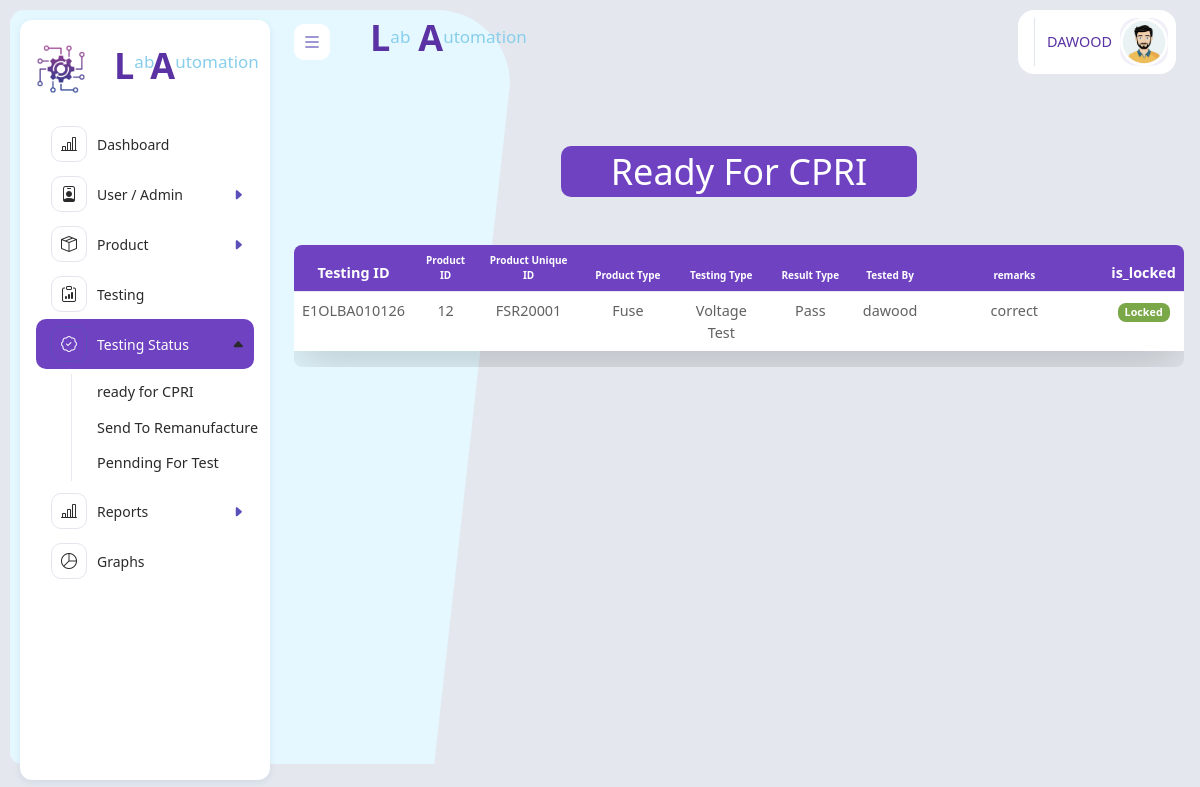
Before: /send-to-cpri.php (signed in) with the older database file.
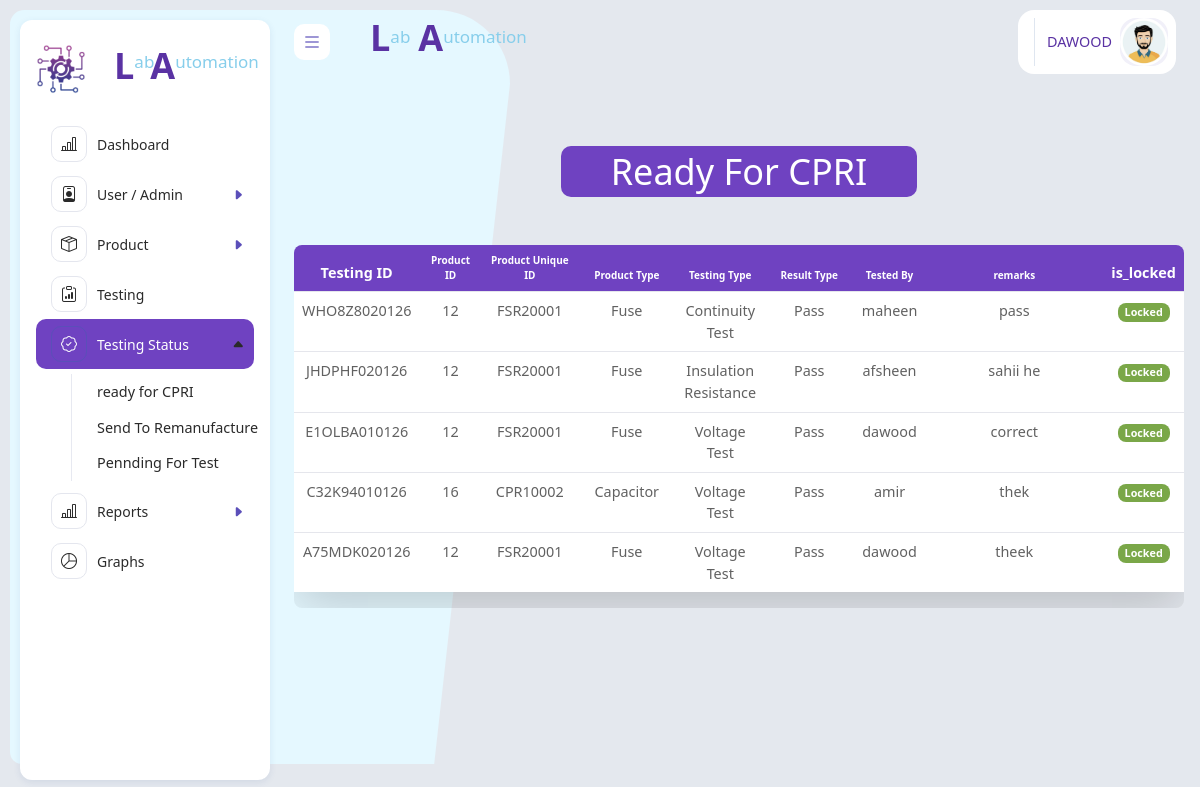
After: the same page with the newer database file.
### tables this page shows
CREATE TABLE `testing_data` (
  `testing_id` varchar(12) NOT NULL,
  `product_id` int(11) NOT NULL,
  `product_type` varchar(11) NOT NULL,
  `testing_type` varchar(200) DEFAULT NULL,
  `result_type` enum('Pass','Fail','Pending') NOT NULL,
  `tested_by` varchar(200) DEFAULT NULL,
  `remarks` varchar(200) DEFAULT NULL,
  `created_at` timestamp NOT NULL DEFAULT current_timestamp(),
  `send_to` enum('CPRI','Remanufacture','Pending') DEFAULT 'Pending',
  `is_locked` tinyint(1) DEFAULT 0
);

CREATE TABLE `products` (
  `id` int(11) NOT NULL,
  `product_id` varchar(12) NOT NULL,
  `product_code` varchar(2) NOT NULL,
  `rivision` varchar(11) NOT NULL,
  `manufacturing_no` varchar(50) NOT NULL,
  `product_type` varchar(11) NOT NULL,
  `product_name` varchar(200) NOT NULL,
  `is_active` tinyint(1) DEFAULT 1
);

### send-to-cpri.php (the view, shortened to what this page needs)
<?php
include 'header.php';
include "backend/db.php";
$query = "SELECT
    t.testing_id,
    p.id AS product_db_id,
    p.product_id,
    p.product_type,
    t.testing_type,
    t.result_type,
    t.tested_by,
    t.remarks,
    t.is_locked
FROM testing_data t
JOIN products p ON t.product_id = p.id
WHERE
    t.send_to = 'CPRI'
    AND t.is_locked = 1
ORDER BY t.testing_id DESC
";
$res = mysqli_query($conn,$query);
?>
<div class="app-body">
<h1 class="title text-center my-5 p-1" >Ready For CPRI</h1>
<div class="table-responsive rounded">
    <table class="table  table-hover table-border shadow-lg p-3" >
        <thead>
            <tr>
                <th id="th" >Testing ID</th>
                <th id="th"  class="font">Product ID</th>
                <th id="th"  class="font">Product Unique ID</th>
                <th id="th"  class="font">Product Type</th>
                <th id="th" class="font">Testing Type</th>
                <th id="th" class="font">Result Type</th>
                <th id="th" class="font">Tested By</th>
                <th id="th"  class="font">remarks</th>
                <th id="th"  >is_locked</th>
            </tr>
        </thead>
        <tbody>
            <?php
            if (mysqli_num_rows($res)>0) {
                while($data = mysqli_fetch_assoc($res)){
            ?>
            <tr>
                <td id="td" class="text-center " ><?= $data["testing_id"] ?></td>
                <td class="text-center"><?= $data["product_db_id"] ?></td>
                <td class="text-center"><?= $data["product_id"] ?></td>
                <td id="wid" class="text-center" ><?= $data["product_type"] ?></td>
                <td id="td" class="text-center" ><?= $data["testing_type"] ?></td>
                <td id="td" class="text-center" ><?= $data["result_type"] ?></td>
                <td class="text-center"><?= $data["tested_by"] ?></td>
                <td id="id2" class="text-center"><?= $data["remarks"] ?></td>
                            <td class="text-center">
                                <?php
                                if($data['is_locked'] == 1){
                                    echo '<span class="badge bg-success">Locked</span>';
                                } else {
                                    echo '<span class="badge bg-warning text-dark">Unlocked</span>';
                                }
                                ?>
                            </td>
                        </tr>
                        <?php
                    }
                } else {
                    echo '<tr><td colspan="8" class="text-center">No records found</td></tr>';
                }
                ?>
        </tbody>
    </table>
</div>
</div>
<?php
include "footer.php";
?>

### header.php (shortened to what this page needs)
<!DOCTYPE html>
<php lang="en">
<head>
   <link rel="stylesheet" href="assets/vendor/calendar/css/custom.css" />
   <link rel="stylesheet" href="assets/css/main.min.css">
    <link rel="stylesheet" href="assets/fonts/bootstrap/bootstrap-icons.min.css" />
    <link rel="stylesheet" href="assets/css/main.min.css" />
    <link rel="stylesheet" href="assets/fonts/bootstrap/bootstrap-icons.min.css" />
    <link rel="stylesheet" href="assets/css/main.min.css" />
    <link rel="stylesheet" href="assets/vendor/overlay-scroll/OverlayScrollbars.min.css" />
  </head>
<body>
    <div class="page-wrapper">
      <div class="main-container">
        <nav id="sidebar" class="sidebar-wrapper">
          <div class="app-brand  p-3 my-2 m-auto">
            <a href="index.php" class="d-flex">
              <img src="assets/images/log9.png" class="logo" alt="Auto_logo" class="img-fluid " ><p class="mx-3 size "><h1 class="clr"><b>L</b></h1></P><p class=" size"> ab</p> <p> <h1 class="clr"> <b>A</b></h1></P><p class=" size"> utomation</p>
            </a>
          </div>
          <div class="sidebarMenuScroll">
           <ul class="sidebar-menu">
              <li >
                <a href="index.php">
                  <i class="bi bi-bar-chart-line"></i>
                  <span class="menu-text">Dashboard</span>
                  </a>
              </li>
              <li  class="treeview">
                <a href="!#">
                 <i class="bi bi-person-badge"></i>
                  <span class="menu-text clr-nav">User / Admin</span>
                </a>
              </li>
              <li  class="treeview">
                <a href="!#">
                  <i class="bi bi-box-seam"></i>
                  <span class="menu-text">Product</span>
                </a>
              </li>
               <?php if($_SESSION['user']['roll'] == 'admin'){?>
              <li>
                <a href="testing.php">
                 <i class="bi bi-clipboard-data"></i>
                  <span class="menu-text">Testing </span>
                </a>
              </li>
              <?php }?>
              <li  class="treeview">
                <a href="#!">
                <i class="bi bi-patch-check"></i>
                  <span class="menu-text">Testing Status</span>
                </a>
                <ul class="treeview-menu">
                  <li> <a href="send-to-cpri.php">ready for CPRI</a></li>
                  <li> <a href="remanufacturing-products.php">Send To Remanufacture</a></li>
                  <li> <a href="pending.php">Pennding For Test</a></li>
                </ul>
              </li>
                  <li  class="treeview">
                    <a href="!#">
                      <i class="bi bi-bar-chart-line"></i>
                      <span class="menu-text">Reports</span>
                    </a>
              </li>
              <li >
                <a href="#!">
                  <i class="bi bi-pie-chart"></i>
                  <span class="menu-text">Graphs</span>
                </a>
              </li>
          </div>
        </nav>
        <div class="app-container">
          <div class="app-header d-flex align-items-center">
            <div class="d-flex">
              <button class="pin-sidebar">
                <i class="bi bi-list lh-1"></i>
              </button>
            </div>
             <p class="mx-3 size "><h1 class="clr ms-2"><b>L</b></h1></P><p class=" size"> ab</p> <p> <h1 class="clr ms-2"> <b>A</b></h1></P><p class=" size"> utomation</p>
            <div class="header-actions">
              <div class="bg-white p-2 rounded-4 d-flex align-items-center">
                <div class="dropdown ms-2">
                  <a id="userSettings" class="dropdown-toggle user-settings" href="#!" role="button"
                    data-bs-toggle="dropdown" aria-expanded="false">
                    <span class="me-2 text-truncate clr d-lg-block d-none"><?php echo $_SESSION['user']['name']; ?></span>
                    <div class="icon-box md rounded-4 fw-bold bg-primary-subtle text-primary">
                       <img style="width: 100%; height: 100%;border-radius: 50%;" src="assets/images/<?php echo $_SESSION['user']['image']; ?>" alt="user pic">
                    </div>
                  </a>
                </div>
              </div>
            </div>
          </div>

### footer.php (shortened to what this page needs)
          <div class="app-footer">
          </div>
        </div>
      </div>
    </div>
  </body>
</html>

### header.php (style rules this page uses)
.sidebar-menu > li.active > a, .sidebar-menu > li.active.current-page > a { background-color: #6f42c1 !important; color: #ffffff !important; }
.sidebar-menu > li.active > a i { color: #ffffff !important; }
.clr { color: #5a32a3 !important; margin-left:-4px; }
.size { font-size:17px; margin-top:5px; color: Skyblue; }
.font { font-size: 10px;/ }

### send-to-cpri.php (style rules this page uses)
.title { font-size: 36px; background: #6f42c1; color: white; margin-left: 30%; margin-right: 30%; border-radius: 10px; }
#th { background: #6f42c1; color : white; text-align:center; justify-content:center; flex-direction: }
#td { width: 10%; }
#id2 { width: 20%; }
#wid { width: 11%; }

Changed rows visible on the page:
added testing_data: testing_id "WHO8Z8020126", product "12", product.product_id "FSR20001", product.product_type "Fuse", testing_type "Continuity Test", result_type "Pass", tested_by "maheen", remarks "pass", is_locked "Locked"
added testing_data: testing_id "JHDPHF020126", product "12", product.product_id "FSR20001", product.product_type "Fuse", testing_type "Insulation Resistance", result_type "Pass", tested_by "afsheen", remarks "sahii he", is_locked "Locked"
now on this page (row edited): testing_data: testing_id "C32K94010126", product "16", product.product_id "CPR10002", product.product_type "Capacitor", testing_type "Voltage Test", result_type "Pass", tested_by "amir", remarks "thek", is_locked "Locked"
added testing_data: testing_id "A75MDK020126", product "12", product.product_id "FSR20001", product.product_type "Fuse", testing_type "Voltage Test", result_type "Pass", tested_by "dawood", remarks "theek", is_locked "Locked"
